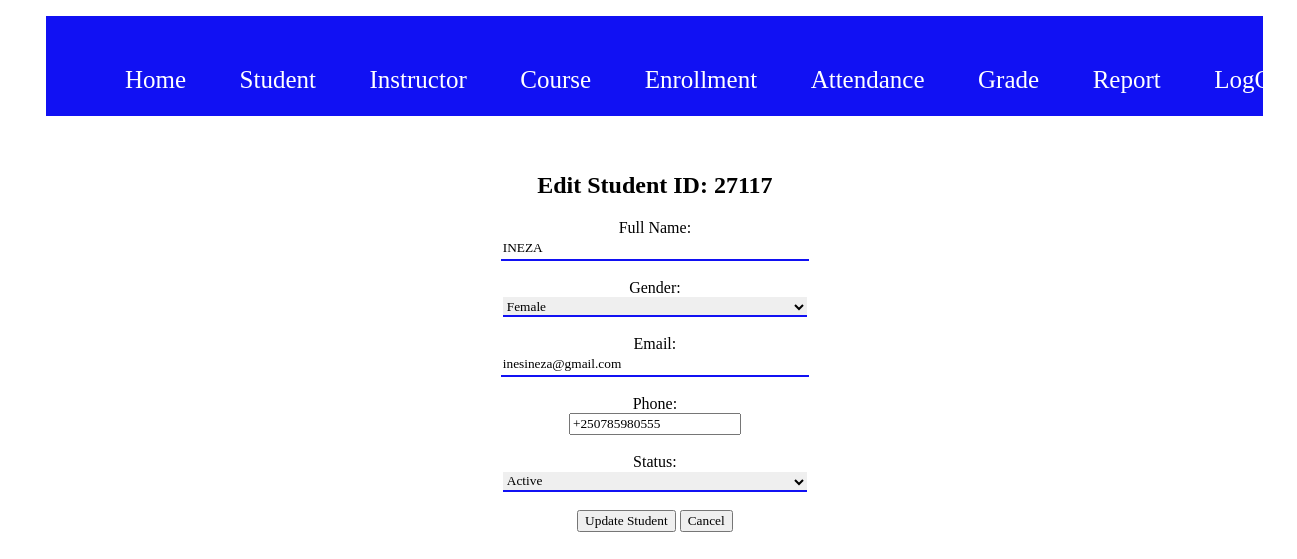
Screenshot of /EditStudent.php?id=27117 (signed in) with the database file from the repository.
### tables this page shows
CREATE TABLE `student` (
  `Student_Id` varchar(10) NOT NULL,
  `Full_Name` varchar(200) NOT NULL,
  `Gender` varchar(15) NOT NULL,
  `Email` varchar(100) NOT NULL,
  `Phone` varchar(15) NOT NULL,
  `Enrollment_Date` date NOT NULL,
  `Status` varchar(15) NOT NULL
);

### EditStudent.php (the view, shortened to what this page needs)
<?php
require 'db.php';
$id = trim(htmlspecialchars($_GET['id'] ?? ''));
$student = null;
if (empty($id)) {
    $message = "Invalid ID.";
} else {
    $stmt = $conn->prepare("SELECT * FROM `student` WHERE Student_Id = ?");
    $stmt->bind_param("s", $id);
    $stmt->execute();
    $result = $stmt->get_result();
    $student = $result->fetch_assoc();
}
?>
<!DOCTYPE html>
<html>
<head>
    <link rel="stylesheet" href="style.css">
</head>
<body>
<div class="header">
    <div class="navbar">
        <ul>
            <li><a href="index.php">Home</a></li>
            <li><a href="#">Student</a>
            </li>
            <li><a href="#">Instructor</a>
            </li>
            <li><a href="#">Course</a>
            </li>
            <li><a href="#">Enrollment</a>
            </li>
            <li><a href="#">Attendance</a>
            </li>
            <li><a href="#">Grade</a>
            </li>
            <li><a href="#">Report</a>
            </li>
            <li><a href="logout.php">LogOut</a></li>
        </ul>
    </div>
</div>
<div class="content">
    <center><br><br>
        <h2>Edit Student ID: <?php echo htmlspecialchars($id); ?></h2>
        <?php if ($student): ?>
            <form method="POST">
                <label>Full Name:</label><br>
                <input type="text" name="Full_Name" value="<?php echo htmlspecialchars($student['Full_Name']); ?>" required><br><br>
                <label>Gender:</label><br>
                <select name="Gender" required>
                    <option value="Female" <?php echo ($student['Gender'] === 'Female') ? 'selected' : ''; ?>>Female</option>
                </select><br><br>
                <label>Email:</label><br>
                <input type="email" name="Email" value="<?php echo htmlspecialchars($student['Email']); ?>" required><br><br>
                <label>Phone:</label><br>
                <input type="tel" name="Phone" value="<?php echo htmlspecialchars($student['Phone']); ?>" required><br><br>
                <label>Status:</label><br>
                <select name="Status" required>
                    <option value="Active" <?php echo ($student['Status'] === 'Active') ? 'selected' : ''; ?>>Active</option>
                </select><br><br>
                <button type="submit">Update Student</button>
                <a href="VStudent.php"><button type="button">Cancel</button></a>
            </form>
        <?php endif; ?>
    </center>
</div>
<div class="footer">
</div>
</body>
</html>

### style.css (style rules this page uses)
* { font-family: cursive; text-decoration: none; }
.header { width: 95%; margin-left: 3%; height: 100px; background-color: rgb(17, 17, 243); }
.navbar { width: 100%; }
.navbar ul { display: flex; list-style: none; }
.navbar ul li { margin-left: 2%; font-size: 25px; margin-top: 50px; }
.navbar ul li a { padding: 15px; color: white; }
.content { width: 95%; height: auto; margin-left: 3%; border-radius: 20px; }
input[type="text"], input[type="number"], input[type="email"], input[type="password"], input[type="date"] { width: 25%; height: 20px; border-top: none; border-left: none; border-right: none; border-bottom: 2px solid rgb(17, 17, 243); }
select { width: 25%; height: 20px; border-top: none; border-left: none; border-right: none; border-bottom: 2px solid rgb(17, 17, 243); }
.footer { width: 100%; height: 60px; }

### rows the page displays
student: Full_Name "INEZA", Gender "Female", Email "inesineza@gmail.com", Phone "+250785980555", Status "Active"

### other values shown
$id "27117"
